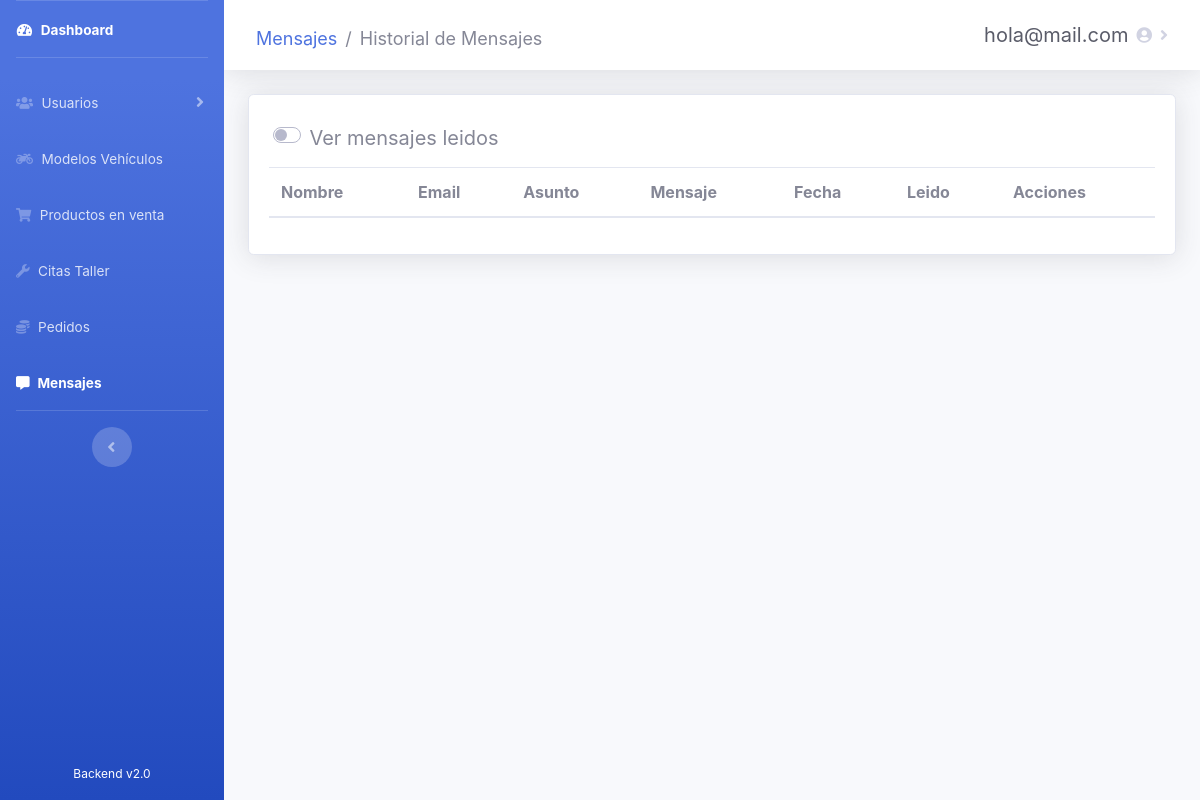
Page /admin/messages/mensajes.php (signed in) on the earlier database version.
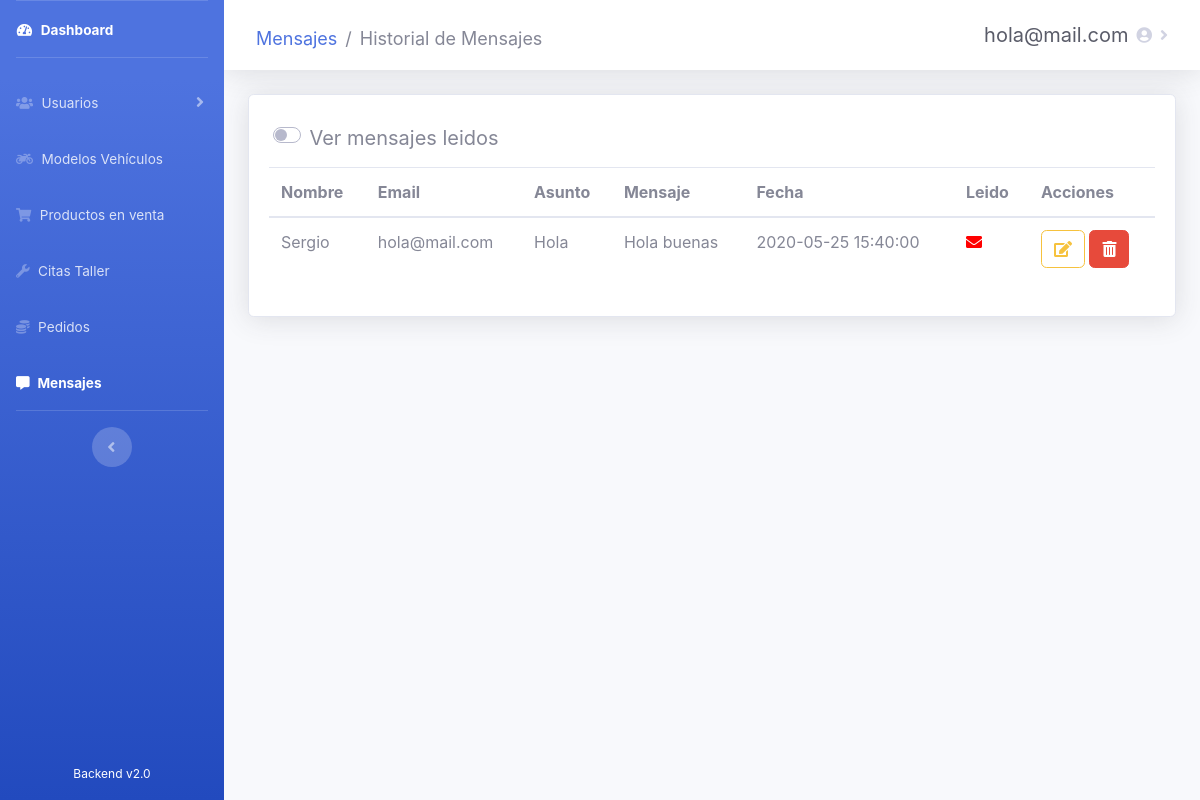
Same page on the later database version.
### tables this page shows
CREATE TABLE `mensajes` (
  `id_mensaje` int(10) NOT NULL,
  `nombre` varchar(30) NOT NULL,
  `email` varchar(30) NOT NULL,
  `telefono` int(15) DEFAULT NULL,
  `asunto` varchar(100) NOT NULL,
  `mensaje` varchar(250) NOT NULL,
  `fecha` datetime NOT NULL,
  `leido` tinyint(4) NOT NULL DEFAULT 0
);

### admin/messages/mensajes.php (the view, shortened to what this page needs)
<?php
require_once('../recursos/conexionBD.php');
if (!isset($_SESSION['usuario']) and $_SESSION['estado'] != 'Autenticado') {
    header('Location: ../administrar.php');
} else {
    $usuario = $_SESSION['usuario'];
}
?>
<!DOCTYPE html>
<html lang="es">
<head>
    <link rel="stylesheet" href="https://use.fontawesome.com/releases/v5.11.2/css/all.css">
    <link href="../../css/sidebar-admin.css" rel="stylesheet">
    <link rel="stylesheet" type="text/css" href="https://cdn.datatables.net/v/bs4/dt-1.10.21/b-1.6.2/r-2.2.4/datatables.min.css" />
</head>
<body id="page-top">
    <div id="wrapper">
        <ul class="navbar-nav bg-gradient-primary sidebar sidebar-dark accordion" id="accordionSidebar">
            <div class="navbar-nav" style="height: 95%">
                <li class="nav-item active">
                    <a class="nav-link" href="../dashboard.php">
                        <i class="fas fa-fw fa-tachometer-alt"></i>
                        <span>Dashboard</span>
                    </a>
                </li>
                <hr class="sidebar-divider">
                <li class="nav-item">
                    <a class="nav-link collapsed" href="#" data-toggle="collapse" data-target="#collapse3" aria-expanded="true" aria-controls="collapse3">
                        <i class="fas fa-users"></i>
                        <span>Usuarios</span>
                    </a>
                </li>
                <li class="nav-item">
                    <a class="nav-link" href="../vehicles/vehiculos.php">
                        <i class="fas fa-motorcycle"></i>
                        <span>Modelos Vehículos</span>
                    </a>
                </li>
                <li class="nav-item">
                    <a class="nav-link" href="../products/productos.php">
                        <i class="fas fa-shopping-cart"></i>
                        <span>Productos en venta</span>
                    </a>
                </li>
                <li class="nav-item">
                    <a class="nav-link" href="../tasks/citas.php">
                        <i class="fas fa-wrench"></i>
                        <span>Citas Taller</span>
                    </a>
                </li>
                <li class="nav-item">
                    <a class="nav-link" href="../sales/pedidos.php">
                        <i class="fas fa-coins"></i>
                        <span>Pedidos</span>
                    </a>
                </li>
                <li class="nav-item active">
                    <a class="nav-link" href="#">
                        <i class="fas fa-comment-alt"></i>
                        <span>Mensajes</span>
                    </a>
                </li>
                <hr class="sidebar-divider d-none d-md-block">
                <div class="text-center d-none d-md-inline">
                    <button class="rounded-circle border-0" id="sidebarToggle"></button>
                </div>
            </div>
            <div class="text-center">
                <div class="container">
                    <span style="color: white; font-size: 12px">Backend v2.0</span>
                </div>
            </div>
        </ul>
        <div id="content-wrapper" class="d-flex flex-column">
            <div id="content" style="max-height: 100%">
                <nav class="navbar navbar-expand navbar-light bg-white topbar mb-4 static-top shadow">
                    <nav aria-label="breadcrumb">
                        <ol class="breadcrumb">
                            <li class="breadcrumb-item"><a href="#"> Mensajes</a></li>
                            <li class="breadcrumb-item active" aria-current="page">Historial de Mensajes</li>
                        </ol>
                    </nav>
                    <ul class="navbar-nav ml-auto">
                        <li class="nav-item dropdown">
                            <a class="nav-link dropdown-toggle" href="#" id="userDropdown" role="button" data-toggle="dropdown" aria-haspopup="true" aria-expanded="false">
                                <span class="mr-2 d-none d-lg-inline text-gray-800 medium" style="font-size: 20px"><?php print($usuario) ?></span>
                                <i class="fas fa-user-circle"></i>
                            </a>
                        </li>
                    </ul>
                </nav>
                <div class="container-fluid">
                    <div class="card shadow mb-4">
                        <div class="card-body">
                            <div class="custom-switch form-control-lg" style="margin-left: 0.5%; margin-bottom: 0.5%">
                                <label class="custom-control-label" for="verLeidos">Ver mensajes leidos</label>
                            </div>
                            <div class="table-responsive" id="mensajesPendientes">
                                <table class="table mensajes" cellspacing="0">
                                    <thead>
                                        <tr>
                                            <th>Nombre</th>
                                            <th>Email</th>
                                            <th>Asunto</th>
                                            <th>Mensaje</th>
                                            <th>Fecha</th>
                                            <th>Leido</th>
                                            <th>Acciones</th>
                                        </tr>
                                    </thead>
                                    <tbody>
                                        <?php
                                        $consulta = "SELECT * FROM mensajes WHERE leido = 0";
                                        $result = mysqli_query($conexion, $consulta);
                                        while ($fila = mysqli_fetch_array($result)) { ?>
                                            <tr>
                                                <td><?php echo $fila['nombre']; ?></td>
                                                <td><?php echo $fila['email']; ?></td>
                                                <td><?php echo $fila['asunto']; ?></td>
                                                <td><?php echo $fila['mensaje']; ?></td>
                                                <td><?php echo $fila['fecha']; ?></td>
                                                <td><?php
                                                    if ($fila['leido'] == 1) {
                                                        echo "<span class='fas fa-envelope-open-text' style='color:green'></span>";
                                                    } else {
                                                        echo "<span class='fas fa-envelope' style='color:red'></span>";
                                                    }
                                                    ?>
                                                </td>
                                                <td>
                                                    <a class="btn btn-outline-warning noFocus" href="#" title="Cambiar estado de mensaje" onclick="cambiarEstadoMensaje('<?php echo $fila["id_mensaje"]; ?>');"><i class='fas fa-edit'></i></a>
                                                    <a class="btn btn-danger noFocus" title="Borrar mensaje" style="cursor: pointer;" onclick="borrarMensaje('<?php echo $fila["id_mensaje"]; ?>');"><i class="fas fa-trash-alt" style="color: white"></i></a>
                                                </td>
                                            </tr>
                                        <?php }; ?>
                                    </tbody>
                                </table>
                            </div>
                        </div>
                    </div>
                </div>
            </div>
        </div>
    </div>
</body>
</html>

Differences in the rows shown:
added mensajes: nombre "Sergio", email "hola@mail.com", asunto "Hola", mensaje "Hola buenas", fecha "2020-05-25 15:40:00", leido 0 (drawn)
